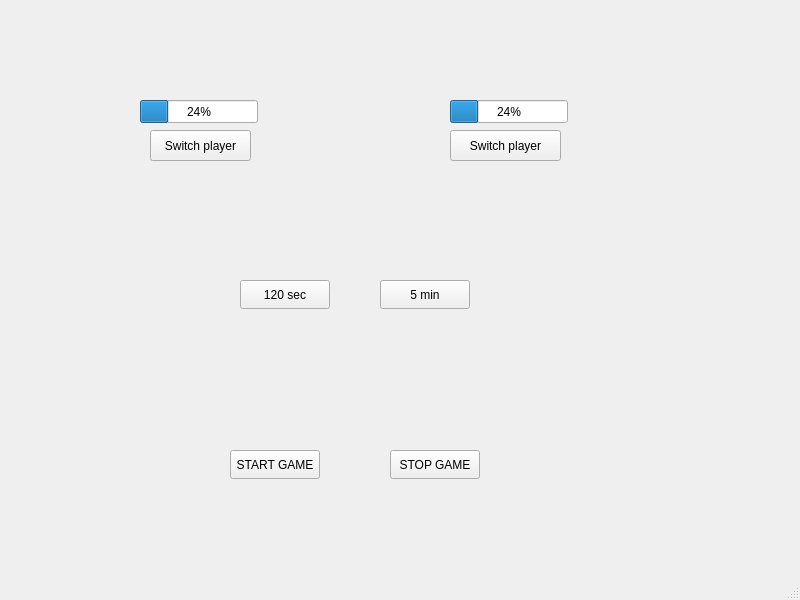
<?xml version="1.0" encoding="UTF-8"?>
<ui version="4.0">
 <class>MainWindow</class>
 <widget class="QMainWindow" name="MainWindow">
  <property name="geometry">
   <rect>
    <x>0</x>
    <y>0</y>
    <width>800</width>
    <height>600</height>
   </rect>
  </property>
  <property name="windowTitle">
   <string>MainWindow</string>
  </property>
  <widget class="QWidget" name="centralwidget">
   <widget class="QPushButton" name="switch1">
    <property name="geometry">
     <rect>
      <x>150</x>
      <y>130</y>
      <width>101</width>
      <height>31</height>
     </rect>
    </property>
    <property name="text">
     <string>Switch player</string>
    </property>
   </widget>
   <widget class="QProgressBar" name="Progress1">
    <property name="geometry">
     <rect>
      <x>140</x>
      <y>100</y>
      <width>118</width>
      <height>23</height>
     </rect>
    </property>
    <property name="value">
     <number>24</number>
    </property>
   </widget>
   <widget class="QProgressBar" name="Progress2">
    <property name="geometry">
     <rect>
      <x>450</x>
      <y>100</y>
      <width>118</width>
      <height>23</height>
     </rect>
    </property>
    <property name="value">
     <number>24</number>
    </property>
   </widget>
   <widget class="QPushButton" name="switch2">
    <property name="geometry">
     <rect>
      <x>450</x>
      <y>130</y>
      <width>111</width>
      <height>31</height>
     </rect>
    </property>
    <property name="text">
     <string>Switch player</string>
    </property>
   </widget>
   <widget class="QPushButton" name="start">
    <property name="geometry">
     <rect>
      <x>230</x>
      <y>450</y>
      <width>90</width>
      <height>29</height>
     </rect>
    </property>
    <property name="text">
     <string>START GAME</string>
    </property>
   </widget>
   <widget class="QPushButton" name="stop">
    <property name="geometry">
     <rect>
      <x>390</x>
      <y>450</y>
      <width>90</width>
      <height>29</height>
     </rect>
    </property>
    <property name="text">
     <string>STOP GAME</string>
    </property>
   </widget>
   <widget class="QPushButton" name="time1">
    <property name="geometry">
     <rect>
      <x>240</x>
      <y>280</y>
      <width>90</width>
      <height>29</height>
     </rect>
    </property>
    <property name="text">
     <string>120 sec</string>
    </property>
   </widget>
   <widget class="QPushButton" name="time2">
    <property name="geometry">
     <rect>
      <x>380</x>
      <y>280</y>
      <width>90</width>
      <height>29</height>
     </rect>
    </property>
    <property name="text">
     <string>5 min</string>
    </property>
   </widget>
   <widget class="QLabel" name="label">
    <property name="geometry">
     <rect>
      <x>220</x>
      <y>190</y>
      <width>291</width>
      <height>71</height>
     </rect>
    </property>
    <property name="text">
     <string/>
    </property>
   </widget>
  </widget>
  <widget class="QMenuBar" name="menubar">
   <property name="geometry">
    <rect>
     <x>0</x>
     <y>0</y>
     <width>800</width>
     <height>25</height>
    </rect>
   </property>
  </widget>
  <widget class="QStatusBar" name="statusbar"/>
 </widget>
 <resources/>
 <connections/>
</ui>
